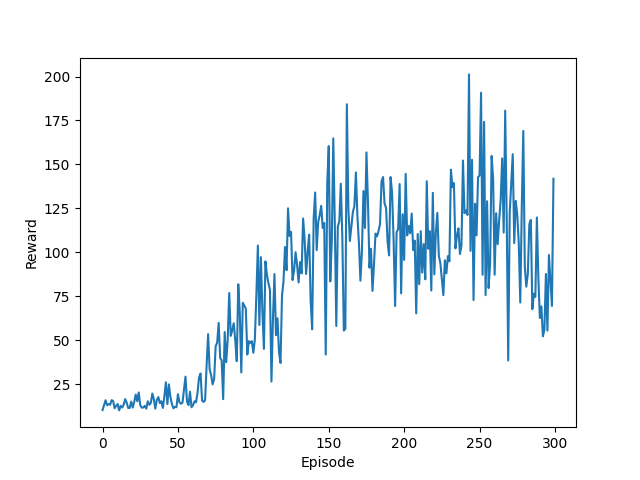

This chart was generated by the following Python code:
from dqn import DQNAgent
from qnet import QNet
from replay_buffer import ReplayBuffer

import gymnasium as gym
import torch
from tqdm import tqdm
import numpy as np
import matplotlib.pyplot as plt

if __name__ == "__main__":
    device = torch.device("cuda" if torch.cuda.is_available() else "cpu")
    print(f"Using {device}")
    env = gym.make("CartPole-v1")
    episodes = 300
    sync_interval = 20
    reward_histories = []
    num_tests = 5

    for test in tqdm(range(num_tests)):
        q_function = QNet(env.observation_space.shape[0], env.action_space.n)
        optimizer = torch.optim.Adam(q_function.parameters(), lr=1e-2)
        replay_buffer = ReplayBuffer(10000, 32)
        agent = DQNAgent(q_function, optimizer, replay_buffer, 0.99, 0.1, device)
        rewards = []
        for episode in tqdm(range(episodes)):
            state, info = env.reset()
            state = torch.tensor(state, dtype=torch.float32)
            done = False
            episode_reward = 0
            while not done:
                action = agent.get_action(state)
                next_state, reward, terminated, truncated, _ = env.step(action)
                next_state = torch.tensor(next_state, dtype=torch.float32)
                reward = torch.tensor(reward, dtype=torch.float32)
                done = terminated or truncated
                done = torch.tensor(done, dtype=torch.int32)
                agent.update(state, action, reward, done, next_state)
                state = next_state
                episode_reward += reward
            rewards.append(episode_reward)
            if episode % sync_interval == 0:
                if episode == 0:
                    continue
                agent.sync_target()
        reward_histories.append(rewards)

    reward_histories = np.array(reward_histories)
    mean_reward_history = reward_histories.mean(axis=0)
    plt.plot(mean_reward_history)
    plt.xlabel("Episode")
    plt.ylabel("Reward")
    plt.savefig("cartpole.png")
